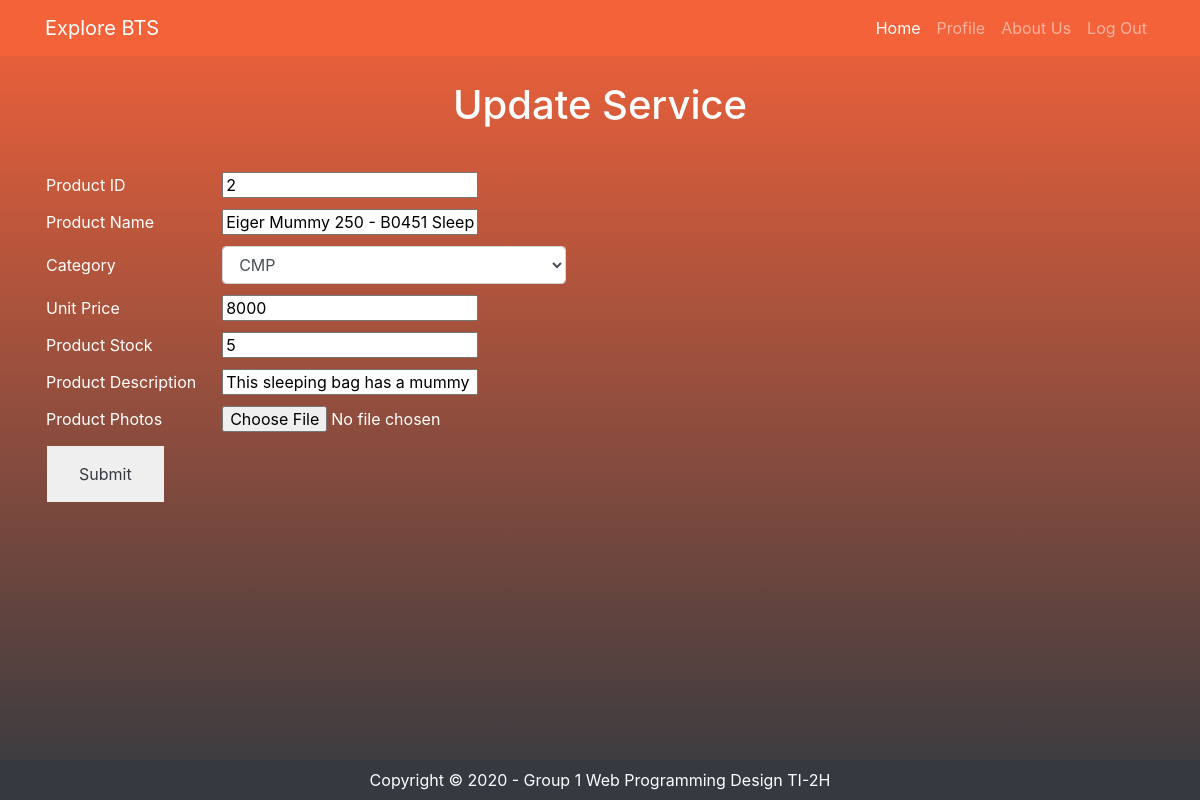
Page /updateForm.php?product_id=2 on the earlier database version.
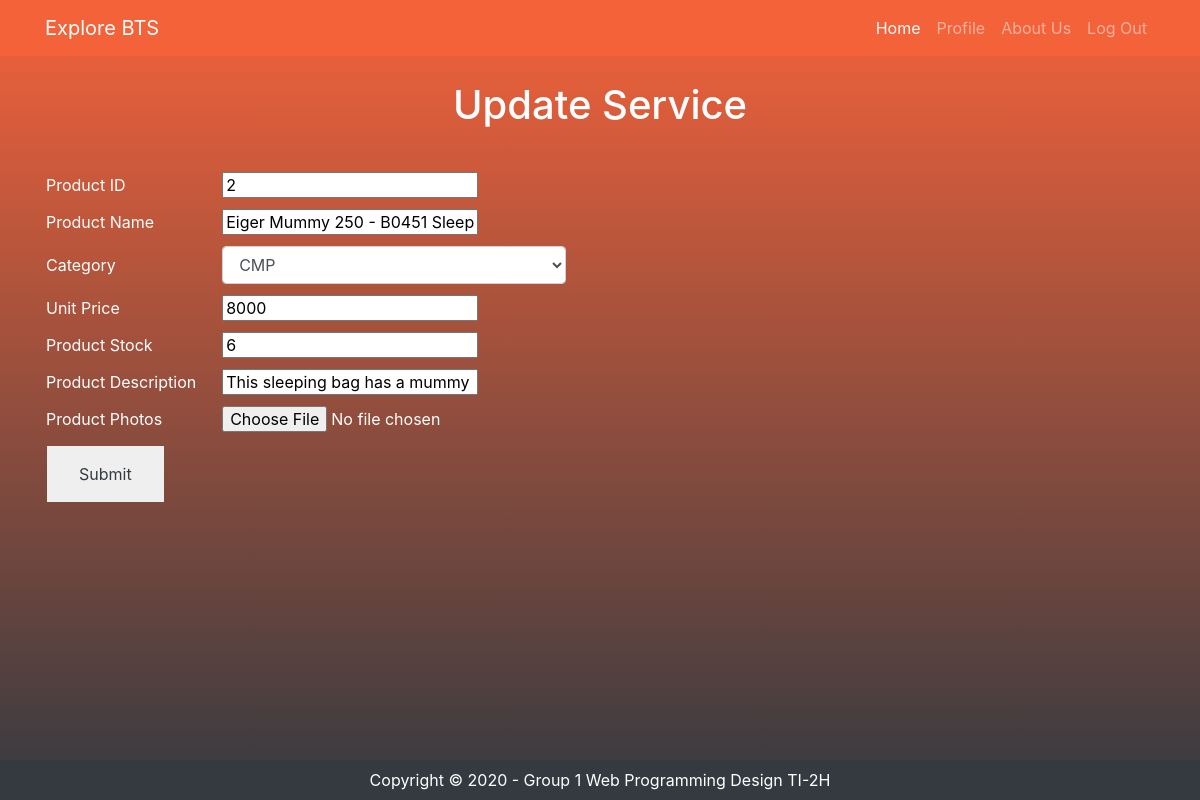
Same page on the later database version.
### tables this page shows
CREATE TABLE `products` (
  `product_id` int(11) NOT NULL,
  `product_name` varchar(100) NOT NULL,
  `product_pict` varchar(255) NOT NULL,
  `category_code` char(4) NOT NULL,
  `unit_price` int(11) NOT NULL,
  `product_stock` int(11) NOT NULL,
  `vendor_id` int(11) NOT NULL,
  `product_desc` varchar(255) NOT NULL
);

### updateForm.php (the view, shortened to what this page needs)
<html>
    <head>
        <link href="vendor/bootstrap/css/bootstrap.min.css" rel="stylesheet">
        <link href="vendor/bootstrap/css/bootstrap.min.css" rel="stylesheet">
        <link href="css/shop-homepage.css" rel="stylesheet">
    </head>
    <body>
            <?php
                include 'components/navbarVendor.php';
                include "connection.php";
                $id = $_GET['product_id'];
                $query = "SELECT * FROM products WHERE product_id = '$id'";
                $result = mysqli_query($connect, $query);
            ?>
        <h1>Update Service</h1>
        <div class="container">
            <br>
        <form action="editProductProcess.php" method="POST" enctype="multipart/form-data">
            <table>
            <?php
                while($row = mysqli_fetch_array($result)){
            ?>
            <tr>
                <td>
                    Product ID
                </td>
                <td>
                    <input type="text" name="product_id" placeholder="Product ID" value="<?php echo $row['product_id']?>" required>
                </td>
            </tr>
            <tr>
                <td>
                    Product Name
                </td>
                <td>
                    <input type="text" name="product_name" placeholder="Product Name" value="<?php echo $row['product_name']?>" required>
                </td>
            </tr>
            <tr>
                <td>
                    Category
                </td>
                <td>
                    <select class="form-control" id="exampleFormControlSelect1" name="category_code" required>
                        <option value="CMP">CMP</option>
                    </select>
                </td>
            </tr>
            <tr>
                <td>
                    Unit Price
                </td>
                <td>
                    <input type="number" name="unit_price" placeholder="Unit Price" value="<?php echo $row['unit_price']?>" required>
                </td>
            </tr>
            <tr>
                <td>
                    Product Stock
                </td>
                <td>
                    <input type="number" name="product_stock" placeholder="Product Stock" value="<?php echo $row['product_stock']?>" required>
                </td>
            </tr>
            <tr>
                <td>
                    Product Description
                </td>
                <td>
                    <input type="textarea" name="product_desc" placeholder="Product Description" value="<?php echo $row['product_desc']?>" required>
                </td>
            </tr>
            <tr>
                <td>
                    Product Photos
                </td>
                <td>
                    <input type="file" name="product_pict" value="<?php echo $row['product_pict']?>">
                </td>
            </tr>
            <?php
                }
            ?>
            </table>
            <input type="submit">
        </form>
    </div>
        <footer class="fixed-bottom py-2 bg-dark">
            <div class="container">
            <p class="m-0 text-center text-white">Copyright &copy;  2020 - Group 1 Web Programming Design TI-2H</p>
            </div>
        </footer>
    </body>
</html>

Differences in the rows shown:
changed products "Eiger Mummy 250 - B0451 Sleeping Bad": product_stock "5" → "6"
